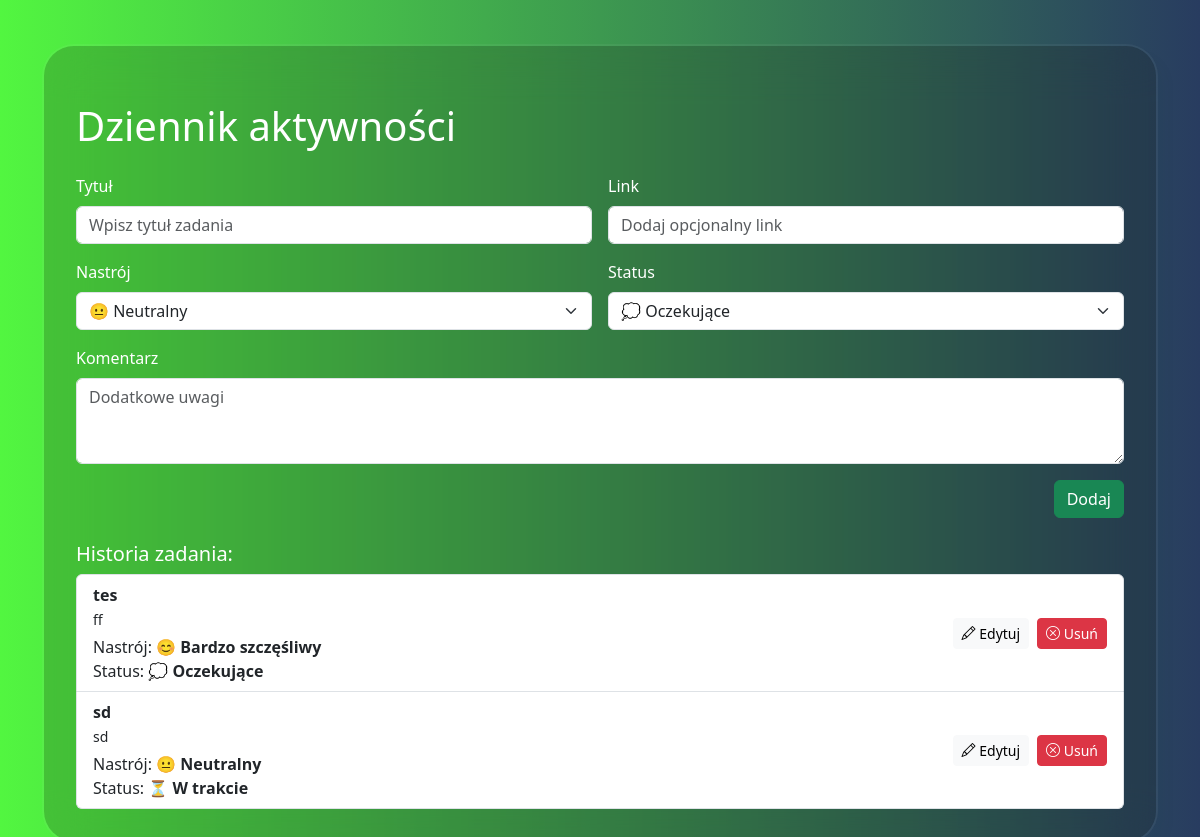
Before: / with the older database file.
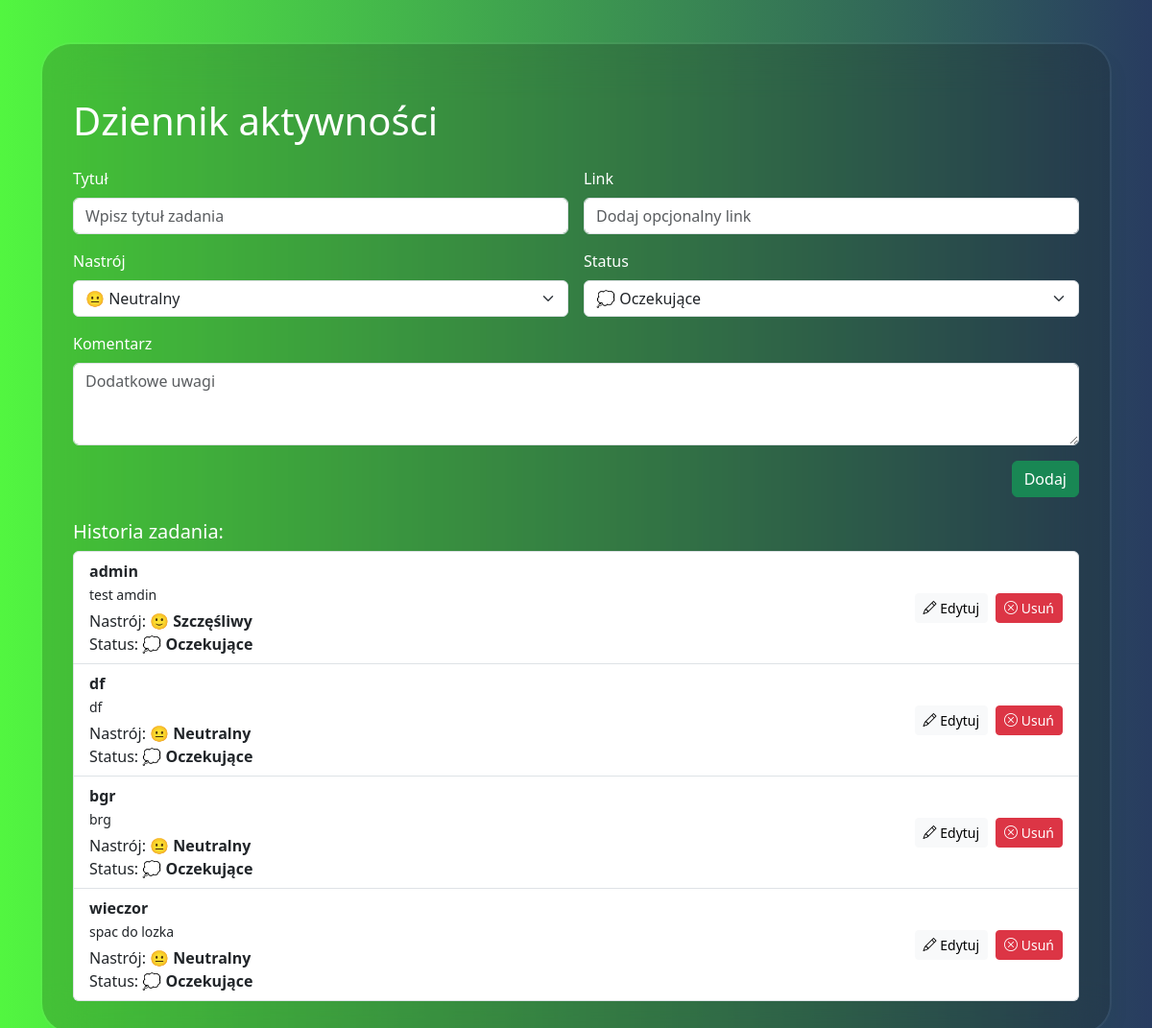
After: the same page with the newer database file.
### myapp/models.py (models this page shows, shortened)
class Task(models.Model):
    title = models.CharField(max_length=255)
    comment = models.TextField(blank=True, null=True)
    url = models.URLField(null=True, blank=True)
    mood_choice = models.CharField(choices=MOOD_CHOICES, max_length=20, default="neutral")
    status = models.CharField(choices=IDEA_STATUS, max_length=30, default="pending")
    created_at = models.DateTimeField(auto_now_add=True)
    updated_at = models.DateTimeField(null=True, blank=True)

### myapp/views.py (the view)
# urls.py: path('', todo_list, name='todo_list'),  # Strona główna - lista zadań
def todo_list(request):
    tasks = Task.objects.all().order_by("created_at")
    if request.method == "POST":
        form = TaskForm(request.POST)
        if form.is_valid():
            form.save()
            return redirect("todo_list")
    else:
        form = TaskForm()
    return render(request, "myapp/todo.html", {"tasks": tasks, "form": form})

### myapp/forms.py
class TaskForm(forms.ModelForm):
    class Meta:
        model = Task
        fields = ["title", "comment", "url", "mood_choice", "status"]  # fields inside form
        widgets = {
            "title": forms.TextInput(attrs={"class": "form-control", "placeholder": "Wpisz tytuł zadania"}),
            "comment": forms.Textarea(attrs={"class": "form-control", "rows": 3, "placeholder": "Dodatkowe uwagi"}),
            "url": forms.URLInput(attrs={"class": "form-control", "placeholder": "Dodaj opcjonalny link"}),
            "mood_choice": forms.Select(attrs={"class": "form-select"}),
            "status": forms.Select(attrs={"class": "form-select"}),
        }

### myapp/templates/myapp/todo.html (shortened to what this page needs)
{% extends 'base.html' %}
{% block content %}
    <h1 class="my-4">Dziennik aktywności</h1>
    <form method="POST" class="row g-3">
        <div class="col-md-6">
            <label for="{{ form.title.id }}" class="form-label">Tytuł</label>
            {{ form.title }}
        </div>
        <div class="col-md-6">
            <label for="id_url" class="form-label">Link</label>
            {{ form.url }}
        </div>
        <div class="col-md-6">
            <label for="id_mood_choice" class="form-label">Nastrój</label>
            {{ form.mood_choice }}
        </div>
        <div class="col-md-6">
            <label for="id_status" class="form-label">Status</label>
            {{ form.status }}
        </div>
        <div class="col-12">
            <label for="id_comment" class="form-label">Komentarz</label>
            {{ form.comment }}
        </div>
        <div class="col-12 text-end">
            <button type="submit" class="btn btn-success">Dodaj</button>
        </div>
    </form>
    <h5 class="mt-4">Historia zadania:</h5>
    <ul class="list-group">
        {% for task in tasks %}
            <li class="list-group-item d-flex justify-content-between align-items-center">
                <div>
                    <strong>{{ task.title }}</strong>
                    {% if task.comment %}<p class="mb-1"><small>{{ task.comment }}</small></p>{% endif %}
                    <p class="mb-0">Nastrój: <strong>{{ task.get_mood_choice_display }}</strong></p>
                    <p class="mb-0">Status: <strong>{{ task.get_status_display }}</strong></p>
                </div>
                <div class="d-flex gap-2">
                    <a href="{% url 'edit_task' task.id %}" class="btn btn-light btn-sm"><i class="bi bi-pencil"></i> Edytuj</a>
                    <form action="{% url 'delete_task' task.id %}" method="POST">
                        <button type="submit" class="btn btn-danger btn-sm"><i class="bi bi-x-circle"></i> Usuń</button>
                    </form>
                </div>
            </li>
        {% empty %}
            <li class="list-group-item text-muted">Brak zadań. Dodaj nowe!</li>
        {% endfor %}
    </ul>
{% endblock %}

### myapp/templates/base.html (shortened to what this page needs)
{% load static %}
<!DOCTYPE html>
<html lang="pl">
<head>
    <link href="{% static 'css/styles.css' %}" type="text/css" rel="stylesheet">
    <link href="https://cdn.jsdelivr.net/npm/bootstrap@5.3.2/dist/css/bootstrap.min.css" rel="stylesheet">
    <link href="https://cdn.jsdelivr.net/npm/bootstrap-icons/font/bootstrap-icons.css" rel="stylesheet">
</head>
<body class="gradient-custom-2">
    <div class="container my-4 d-flex justify-content-center">
       <div class="mask-custom">
            {% block content %}{% endblock %}
        </div>
    </div>
</body>
</html>

### static/css/styles.css (style rules this page uses)
.gradient-custom-2 { background: linear-gradient(to right, rgb(82, 246, 64), rgb(40, 60, 96)); min-height: 100vh; display: flex; justify-content: center; align-items: center; padding: 20px; }
.mask-custom { background: rgba(24, 24, 16, 0.2); border-radius: 2em; backdrop-filter: blur(25px); border: 2px solid rgba(255, 255, 255, 0.05); background-clip: padding-box; box-shadow: 10px 10px 10px rgba(46, 54, 68, 0.03); padding: 2rem; max-width: 100%; width: 100%; box-sizing: border-box; min-width: 300px; color: white; }

Changed rows visible on the page:
removed Task: title "tes", comment "ff", mood_choice "😊 Bardzo szczęśliwy", status "💭 Oczekujące"
removed Task: title "sd", comment "sd", mood_choice "😐 Neutralny", status "⏳ W trakcie"
added Task: title "admin", comment "test amdin", mood_choice "🙂 Szczęśliwy", status "💭 Oczekujące"
added Task: title "df", comment "df", mood_choice "😐 Neutralny", status "💭 Oczekujące"
added Task: title "bgr", comment "brg", mood_choice "😐 Neutralny", status "💭 Oczekujące"
added Task: title "wieczor", comment "spac do lozka", mood_choice "😐 Neutralny", status "💭 Oczekujące"
